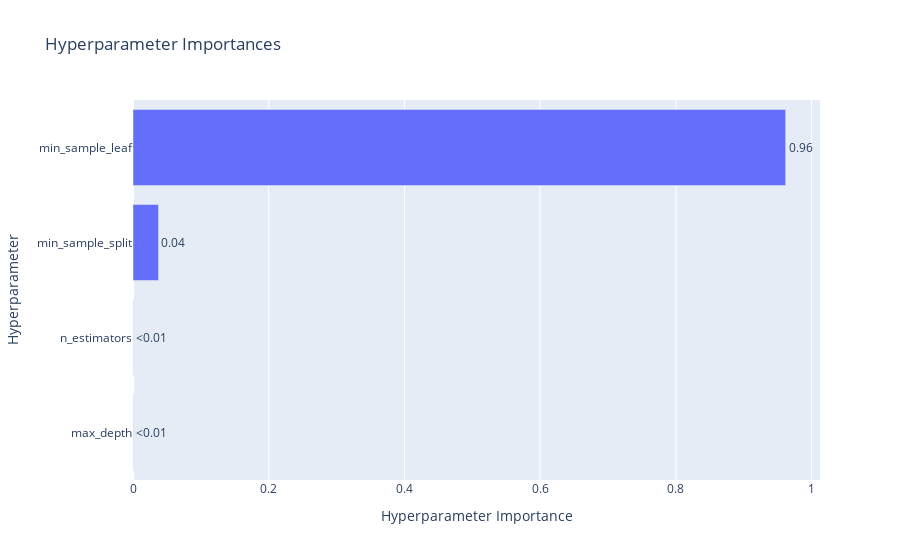

Source (notebook cell):
### Code cell
optuna.visualization.plot_param_importances(study=study)

### Figure 1 — Plotly figure (JSON) as saved in the notebook; plotly's stock layout.template omitted (floating-point values rounded to 4 significant figures)
{"data": [{"cliponaxis": false, "hovertemplate": ["max_depth (IntDistribution): 0.00033220589992056767<extra></extra>", "n_estimators (IntDistribution): 0.00033592539979649023<extra></extra>", "min_sample_split (IntDistribution): 0.03756085377898805<extra></extra>", "min_sample_leaf (IntDistribution): 0.9617710149212947<extra></extra>"], "name": "Objective Value", "orientation": "h", "text": ["<0.01", "<0.01", "0.04", "0.96"], "textposition": "outside", "type": "bar", "x": [0.0003322, 0.0003359, 0.03756, 0.9618], "y": ["max_depth", "n_estimators", "min_sample_split", "min_sample_leaf"]}], "layout": {"title": {"text": "Hyperparameter Importances"}, "xaxis": {"title": {"text": "Hyperparameter Importance"}}, "yaxis": {"title": {"text": "Hyperparameter"}}}}
